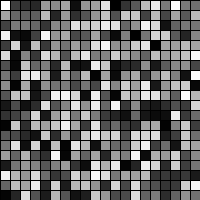
Frame 1 (no input)
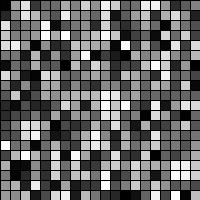
Frame 60 (the mouse pressed at the canvas centre just before this capture)
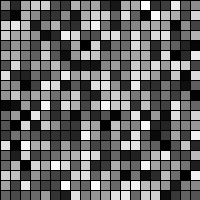
Frame 120 (the mouse held since frame 60 and released just before this capture)

The Processing sketch that drew these frames (run headless with seeded random() and noise(); from frame 60 on, the mouse is pressed at the canvas centre):

// Processing sketch: Exercise6_8
// ── Exercise6_8.pde
int endY = 0;

void setup() {
  size(200, 200);
  frameRate(5);
}

void draw() {
  background(255);
  for (int x =0; x < width; x+=10) {
  for (int y = 0; y < height; y += 10) {
    rect(x, y, 10, 10);
    stroke(0);
    fill(random(255));
  }

  }
}
